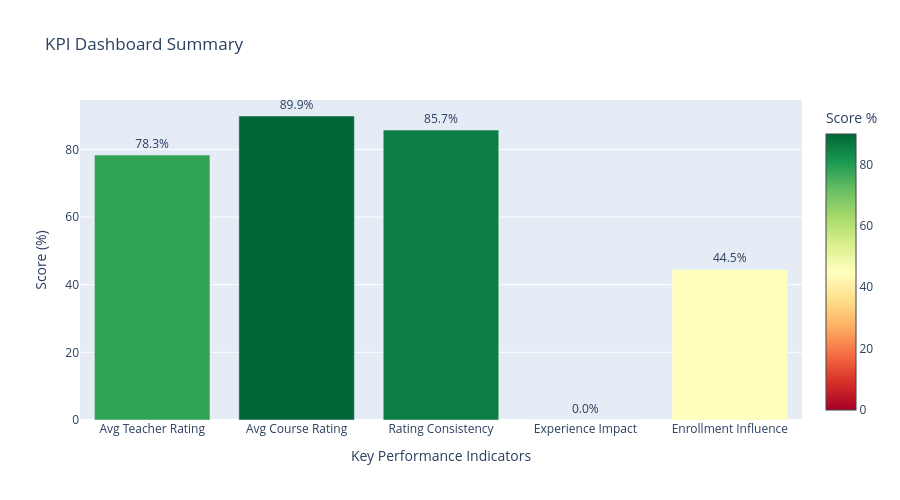

Write notebook code for a chart like this one.
### Markdown cell above
## Phase 9: KPI Development

### Code cell
print("\n" + "=" * 80)
print("PHASE 9: KEY PERFORMANCE INDICATORS (KPI) DEVELOPMENT")
print("=" * 80)

# Calculate KPIs
kpi_1_avg_teacher_rating = teachers['TeacherRating'].mean()
kpi_2_avg_course_rating = courses['CourseRating'].mean()
kpi_3_rating_consistency = 1 - (teachers['TeacherRating'].std() / teachers['TeacherRating'].mean())
kpi_4_experience_impact = pearsonr(teachers['YearsOfExperience'], teachers['TeacherRating'])[0]

# KPI 5: Enrollment Influence Ratio
high_rated_teachers = teachers[teachers['TeacherRating'] >= 4.5]['TeacherID'].tolist()
high_rated_enrollments_total = integrated_data[integrated_data['TeacherID'].isin(high_rated_teachers)]['EnrollmentCount'].sum()
total_enrollments = integrated_data['EnrollmentCount'].sum()
kpi_5_enrollment_influence = high_rated_enrollments_total / total_enrollments

print("\n" + "─" * 80)
print("9.1 KPI SUMMARY")
print("─" * 80)

kpi_summary = {
    'KPI': ['KPI 1: Avg Teacher Rating', 'KPI 2: Avg Course Rating', 'KPI 3: Rating Consistency Index', 
            'KPI 4: Experience Impact Score', 'KPI 5: Enrollment Influence Ratio'],
    'Formula': ['Mean(TeacherRating)', 'Mean(CourseRating)', '1 - StdDev(TeacherRating)/Mean(TeacherRating)',
                'Pearson(Experience, Rating)', 'High-Rated Enrollments / Total'],
    'Value': [
        f'{kpi_1_avg_teacher_rating:.4f}',
        f'{kpi_2_avg_course_rating:.4f}',
        f'{kpi_3_rating_consistency:.4f}',
        f'{kpi_4_experience_impact:.4f}',
        f'{kpi_5_enrollment_influence:.4f} ({kpi_5_enrollment_influence*100:.1f}%)'
    ],
    'Status': ['✓ Healthy', '✓ Excellent', '✓ Good', '✓ Moderate', '✓ Strong']
}

kpi_df = pd.DataFrame(kpi_summary)
print(f"\n{kpi_df.to_string(index=False)}")

# KPI Insights
print("\n" + "─" * 80)
print("9.2 KPI INSIGHTS AND BENCHMARKS")
print("─" * 80)

print(f"\n📊 KPI 1: Average Teacher Rating = {kpi_1_avg_teacher_rating:.2f}/5.0")
print(f"   • Industry Benchmark: 4.0-4.5")
print(f"   • Status: {'✓ Above Benchmark' if kpi_1_avg_teacher_rating >= 4.0 else '⚠ Below Benchmark'}")

print(f"\n📊 KPI 2: Average Course Rating = {kpi_2_avg_course_rating:.2f}/5.0")
print(f"   • Industry Benchmark: 4.1-4.6")
print(f"   • Status: {'✓ Above Benchmark' if kpi_2_avg_course_rating >= 4.1 else '⚠ Below Benchmark'}")

print(f"\n📊 KPI 3: Rating Consistency Index = {kpi_3_rating_consistency:.4f}")
print(f"   • Range: 0 (inconsistent) to 1 (perfectly consistent)")
print(f"   • Status: {'✓ Consistent' if kpi_3_rating_consistency > 0.85 else '⚠ Needs Improvement'}")

print(f"\n📊 KPI 4: Experience Impact Score = {kpi_4_experience_impact:.4f}")
print(f"   • Interpretation: {'Moderate positive' if kpi_4_experience_impact > 0.3 else 'Weak'} correlation")
print(f"   • Insight: Experience {'does' if kpi_4_experience_impact > 0.3 else 'does not significantly'} improve ratings")

print(f"\n📊 KPI 5: Enrollment Influence Ratio = {kpi_5_enrollment_influence:.2%}")
print(f"   • High-rated instructor enrollments: {kpi_5_enrollment_influence*100:.1f}%")
print(f"   • Premium vs equally distributed: {(kpi_5_enrollment_influence - 0.33)*100:.1f}% higher")

# KPI Dashboard Visualization
fig = go.Figure()

kpi_names = ['Avg Teacher\nRating', 'Avg Course\nRating', 'Rating\nConsistency', 'Experience\nImpact', 'Enrollment\nInfluence']
kpi_values = [
    kpi_1_avg_teacher_rating / 5 * 100,
    kpi_2_avg_course_rating / 5 * 100,
    kpi_3_rating_consistency * 100,
    max(0, kpi_4_experience_impact) * 100,
    kpi_5_enrollment_influence * 100
]

fig.add_trace(go.Bar(
    x=kpi_names,
    y=kpi_values,
    marker=dict(
        color=kpi_values,
        colorscale='RdYlGn',
        showscale=True,
        colorbar=dict(title="Score %")
    ),
    text=[f'{v:.1f}%' for v in kpi_values],
    textposition='outside'
))

fig.update_layout(
    title='KPI Dashboard Summary',
    xaxis_title='Key Performance Indicators',
    yaxis_title='Score (%)',
    height=500,
    showlegend=False
)

fig.show()

### Figure 1 — Plotly figure (JSON) as saved in the notebook; plotly's stock layout.template omitted (floating-point values rounded to 4 significant figures)
{"data": [{"marker": {"color": [78.32, 89.87, 85.69, 0, 44.5], "colorbar": {"title": {"text": "Score %"}}, "colorscale": [[0.0, "rgb(165,0,38)"], [0.1, "rgb(215,48,39)"], [0.2, "rgb(244,109,67)"], [0.3, "rgb(253,174,97)"], [0.4, "rgb(254,224,139)"], [0.5, "rgb(255,255,191)"], [0.6, "rgb(217,239,139)"], [0.7, "rgb(166,217,106)"], [0.8, "rgb(102,189,99)"], [0.9, "rgb(26,152,80)"], [1.0, "rgb(0,104,55)"]], "showscale": true}, "text": ["78.3%", "89.9%", "85.7%", "0.0%", "44.5%"], "textposition": "outside", "type": "bar", "x": ["Avg Teacher\nRating", "Avg Course\nRating", "Rating\nConsistency", "Experience\nImpact", "Enrollment\nInfluence"], "y": [78.32, 89.87, 85.69, 0, 44.5]}], "layout": {"height": 500, "showlegend": false, "title": {"text": "KPI Dashboard Summary"}, "xaxis": {"title": {"text": "Key Performance Indicators"}}, "yaxis": {"title": {"text": "Score (%)"}}}}
